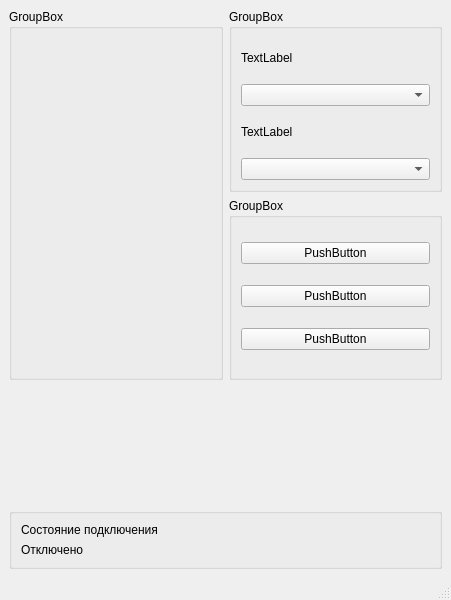
<?xml version="1.0" encoding="UTF-8"?>
<ui version="4.0">
 <class>MainWindow</class>
 <widget class="QMainWindow" name="MainWindow">
  <property name="geometry">
   <rect>
    <x>0</x>
    <y>0</y>
    <width>451</width>
    <height>600</height>
   </rect>
  </property>
  <property name="windowTitle">
   <string>MainWindow</string>
  </property>
  <widget class="QWidget" name="centralwidget">
   <layout class="QGridLayout" name="gridLayout">
    <item row="1" column="1">
     <widget class="QGroupBox" name="groupBox_4">
      <property name="title">
       <string>GroupBox</string>
      </property>
      <layout class="QGridLayout" name="gridLayout_5">
       <item row="0" column="0">
        <widget class="QPushButton" name="pushButton">
         <property name="text">
          <string>PushButton</string>
         </property>
        </widget>
       </item>
       <item row="1" column="0">
        <widget class="QPushButton" name="pushButton_2">
         <property name="text">
          <string>PushButton</string>
         </property>
        </widget>
       </item>
       <item row="2" column="0">
        <widget class="QPushButton" name="pushButton_3">
         <property name="text">
          <string>PushButton</string>
         </property>
        </widget>
       </item>
      </layout>
     </widget>
    </item>
    <item row="0" column="1">
     <widget class="QGroupBox" name="groupBox_3">
      <property name="title">
       <string>GroupBox</string>
      </property>
      <layout class="QGridLayout" name="gridLayout_4">
       <item row="0" column="0">
        <layout class="QGridLayout" name="gridLayout_2">
         <item row="0" column="0">
          <widget class="QLabel" name="label">
           <property name="text">
            <string>TextLabel</string>
           </property>
          </widget>
         </item>
         <item row="1" column="0">
          <widget class="QComboBox" name="comboBox"/>
         </item>
        </layout>
       </item>
       <item row="1" column="0">
        <layout class="QGridLayout" name="gridLayout_3">
         <item row="0" column="0">
          <widget class="QLabel" name="label_2">
           <property name="text">
            <string>TextLabel</string>
           </property>
          </widget>
         </item>
         <item row="1" column="0">
          <widget class="QComboBox" name="comboBox_2"/>
         </item>
        </layout>
       </item>
      </layout>
     </widget>
    </item>
    <item row="0" column="0" rowspan="2">
     <widget class="QGroupBox" name="groupBox">
      <property name="title">
       <string>GroupBox</string>
      </property>
     </widget>
    </item>
    <item row="2" column="0" colspan="2" alignment="Qt::AlignBottom">
     <widget class="QGroupBox" name="groupBox_connection">
      <property name="title">
       <string/>
      </property>
      <layout class="QGridLayout" name="gridLayout_6">
       <item row="0" column="0">
        <widget class="QLabel" name="lb_text_ConnStatus">
         <property name="text">
          <string>Состояние подключения</string>
         </property>
         <property name="margin">
          <number>0</number>
         </property>
        </widget>
       </item>
       <item row="1" column="0">
        <widget class="QLabel" name="lb_connection_status">
         <property name="text">
          <string>Отключено</string>
         </property>
        </widget>
       </item>
      </layout>
     </widget>
    </item>
   </layout>
  </widget>
  <widget class="QMenuBar" name="menubar">
   <property name="geometry">
    <rect>
     <x>0</x>
     <y>0</y>
     <width>451</width>
     <height>22</height>
    </rect>
   </property>
  </widget>
  <widget class="QStatusBar" name="statusbar"/>
 </widget>
 <resources/>
 <connections/>
</ui>
